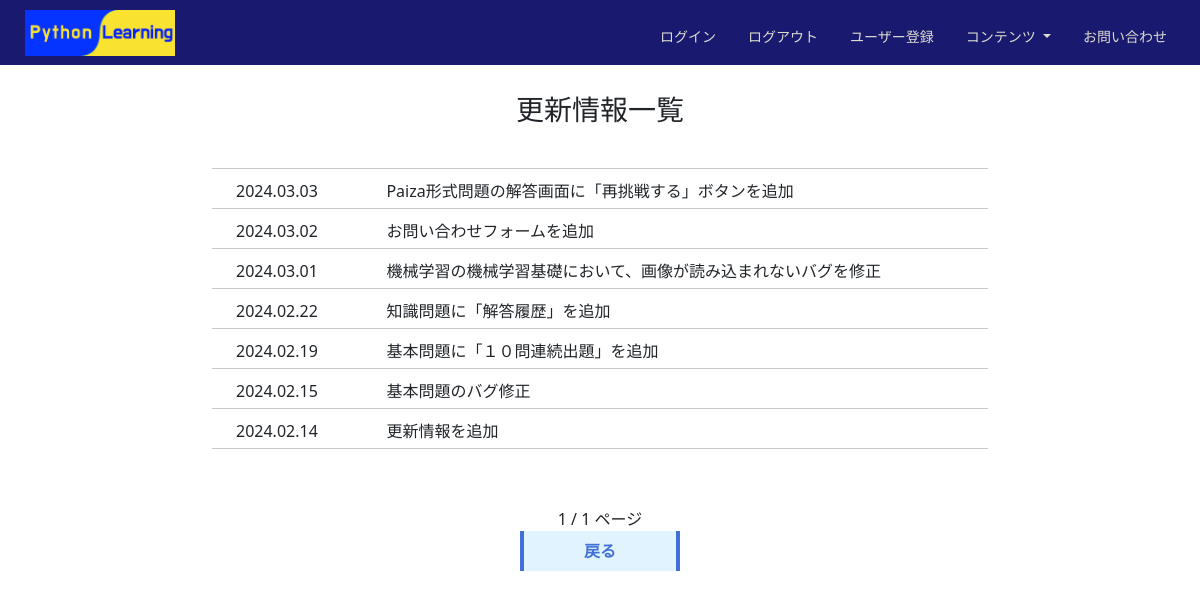
Before: /news_list with the older database file.
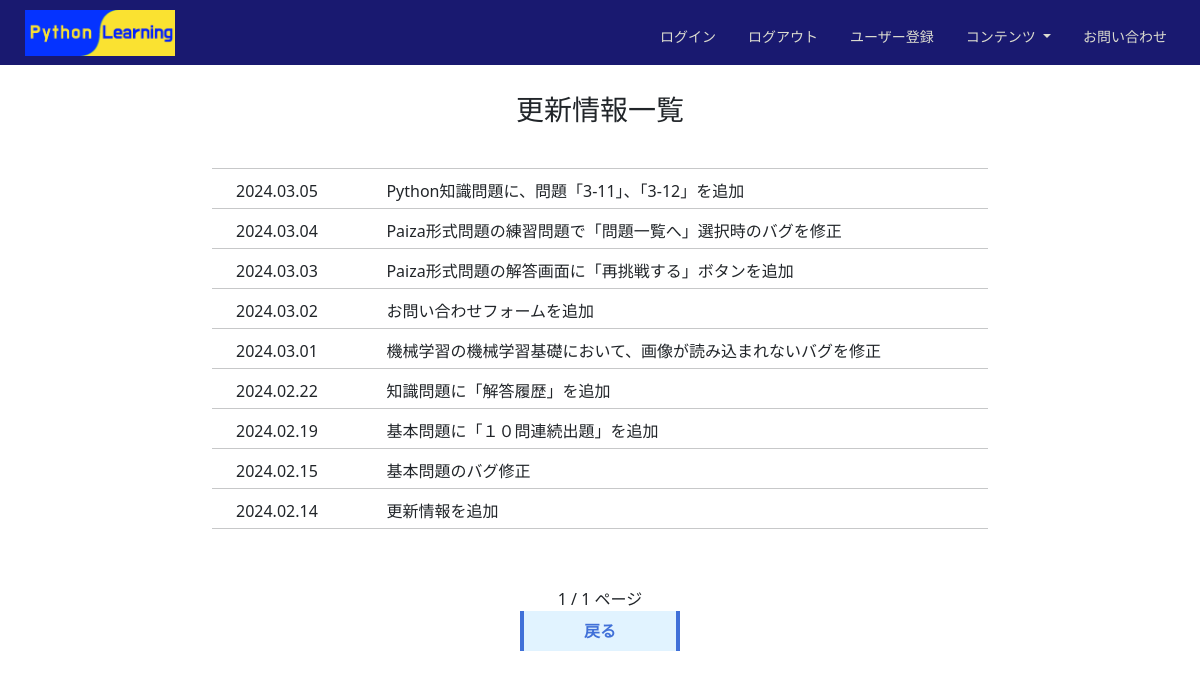
After: the same page with the newer database file.
### python_learning_app/models/index.py (models this page shows, shortened)
class News(models.Model):
    date = models.DateField(verbose_name="更新日")
    comment = models.CharField(max_length=80, verbose_name="更新内容")
    detail = models.TextField(blank=True, verbose_name="詳細")

### python_learning_app/views/index.py (the view)
# urls.py: path('news_list', index.news_list, name='news_list'),
def news_list(request):
    news = News.objects.all().order_by('date').reverse()
    paginator = Paginator(news, 10)
    number = int(request.GET.get('p', 1))
    page_obj = paginator.page(number)
    last = paginator.num_pages
    if last <= 5:
        page_range = [x for x in paginator.page_range]
    elif number <= 3:
        page_range = [1, 2, 3, 4, '…']
    elif last - number <= 2:
        page_range = ['…', last - 3, last - 2, last - 1, last]
    else:
        page_range = ['…', number - 1, number, number + 1, '…']
    params = {'page_obj' : page_obj, "page_range": page_range}
    return render(request, 'python_learning/news_list.html', params)

### templates/python_learning/news_list.html (shortened to what this page needs)
{% extends 'python_learning/base.html' %}
{% load static %}
{% block content %}
<div class="container-fluid">
    <div style="height: 20px;"></div>
    <h3 class="p-2 text-center">更新情報一覧</h3>
    <div style="height: 20px;"></div>
    <div class="row">
        <div class="col-2"></div>
        <div class="col-8">
            <hr class="slight_line">
            {% for news in page_obj %}
            <div class="ps-4" style="display: flex;">
                <div style="width: 20%;">
                  {{ news.date|date:"Y.m.d" }}
                </div>
                <div style="width: 80%;">
                  {{ news.comment }}
                </div>
              </div>
              <hr class="slight_line">
            {% endfor %}
        </div>
        <div class="col-2"></div>
    </div>
    <div class="row mt-4">
        <div class="col"></div>
        <div class="col">
            <div class="mt-4 text-center">
                {{ page_obj.number }} / {{ page_obj.paginator.num_pages }} ページ
           </div>
        </div>
        <div class="col"></div>
    </div>
    <div class="text-center">
        <a href="{% url 'python_learning:index' %}" class="button_to_top">戻る</a>
    </div>
    <div style="height: 40px;"></div>
</div>
{% endblock content %}

Changed rows visible on the page:
added News: date "2024.03.05", comment "Python知識問題に、問題「3-11」、「3-12」を追加"
added News: date "2024.03.04", comment "Paiza形式問題の練習問題で「問題一覧へ」選択時のバグを修正"
